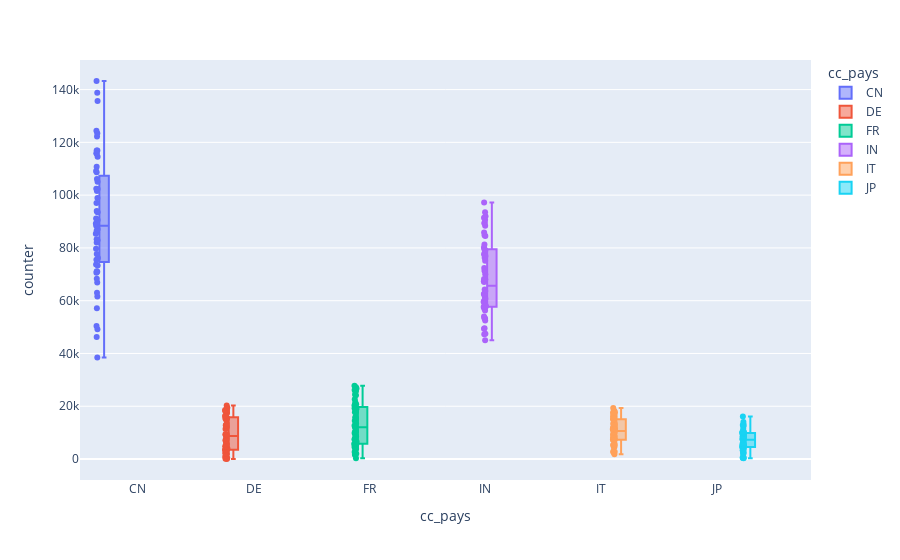

Notebook code for this chart:
### Code cell
fig = px.box(df_NO2_group[[elem in ls for elem in df_NO2_group.cc_pays]], x="cc_pays", y="counter", color="cc_pays",points="all")
fig.show()

### Figure 1 — Plotly figure (JSON) as saved in the notebook; plotly's stock layout.template omitted (floating-point values rounded to 4 significant figures)
{"data": [{"alignmentgroup": "True", "boxpoints": "all", "hovertemplate": "cc_pays=%{x}<br>counter=%{y}<extra></extra>", "legendgroup": "CN", "marker": {"color": "#636efa"}, "name": "CN", "notched": false, "offsetgroup": "CN", "orientation": "v", "showlegend": true, "type": "box", "x": ["CN", "CN", "CN", "CN", "CN", "CN", "CN", "CN", "CN", "CN", "CN", "CN", "CN", "CN", "CN", "CN", "CN", "CN", "CN", "CN", "CN", "CN", "CN", "CN", "CN", "CN", "CN", "CN", "CN", "CN", "CN", "CN", "CN", "CN", "CN", "CN", "CN", "CN", "CN", "CN", "CN", "CN", "CN", "CN", "CN", "CN", "CN", "CN", "CN", "CN", "CN", "CN", "CN", "CN", "CN", "CN"], "x0": " ", "xaxis": "x", "y": [135697, 116926, 98931, 97014, 66888, 73698, 90589, 83045, 82314, 77664, 105038, 114559, 75543, 94032, 57174, 68359, 115666, 109161, 86549, 106084, 122253, 124371, 91177, 110713, 102397, 123421, 116909, 79678, 38456, 101543, 93687, 73316, 49149, 83326, 85952, 82874, 71006, 61560, 85385, 82096, 76192, 50425, 89276, 88345, 87098, 88385, 108693, 71137, 93532, 143249, 115875, 138795, 102307, 70608, 62972, 46222], "y0": " ", "yaxis": "y"}, {"alignmentgroup": "True", "boxpoints": "all", "hovertemplate": "cc_pays=%{x}<br>counter=%{y}<extra></extra>", "legendgroup": "DE", "marker": {"color": "#EF553B"}, "name": "DE", "notched": false, "offsetgroup": "DE", "orientation": "v", "showlegend": true, "type": "box", "x": ["DE", "DE", "DE", "DE", "DE", "DE", "DE", "DE", "DE", "DE", "DE", "DE", "DE", "DE", "DE", "DE", "DE", "DE", "DE", "DE", "DE", "DE", "DE", "DE", "DE", "DE", "DE", "DE", "DE", "DE", "DE", "DE", "DE", "DE", "DE", "DE", "DE", "DE", "DE", "DE", "DE", "DE", "DE", "DE", "DE", "DE", "DE", "DE", "DE", "DE", "DE", "DE", "DE", "DE", "DE"], "x0": " ", "xaxis": "x", "y": [3523, 70, 3056, 853, 349, 3093, 4802, 3491, 6007, 1289, 1889, 6485, 10, 1899, 2299, 1963, 4838, 7127, 3491, 9063, 13338, 15313, 8703, 9430, 7093, 4608, 5506, 16008, 18484, 16341, 18126, 15584, 18546, 18569, 2214, 7609, 7767, 12799, 9361, 4029, 12360, 19468, 20262, 17445, 18159, 11415, 15904, 18197, 15385, 5411, 14914, 16469, 18374, 12170, 12689], "y0": " ", "yaxis": "y"}, {"alignmentgroup": "True", "boxpoints": "all", "hovertemplate": "cc_pays=%{x}<br>counter=%{y}<extra></extra>", "legendgroup": "FR", "marker": {"color": "#00cc96"}, "name": "FR", "notched": false, "offsetgroup": "FR", "orientation": "v", "showlegend": true, "type": "box", "x": ["FR", "FR", "FR", "FR", "FR", "FR", "FR", "FR", "FR", "FR", "FR", "FR", "FR", "FR", "FR", "FR", "FR", "FR", "FR", "FR", "FR", "FR", "FR", "FR", "FR", "FR", "FR", "FR", "FR", "FR", "FR", "FR", "FR", "FR", "FR", "FR", "FR", "FR", "FR", "FR", "FR", "FR", "FR", "FR", "FR", "FR", "FR", "FR", "FR", "FR", "FR", "FR", "FR", "FR", "FR", "FR"], "x0": " ", "xaxis": "x", "y": [19331, 10530, 4541, 7555, 1658, 7492, 3774, 4407, 4725, 2698, 1955, 292, 3856, 5682, 9449, 8623, 2991, 7357, 5851, 15877, 8488, 18169, 5708, 10620, 20627, 22607, 17732, 10426, 9868, 17815, 24442, 24130, 19419, 19936, 20752, 4769, 14545, 19240, 18827, 12667, 13540, 27723, 25711, 12141, 15131, 20311, 26136, 26693, 21559, 11994, 27196, 25769, 15574, 8632, 6532, 4497], "y0": " ", "yaxis": "y"}, {"alignmentgroup": "True", "boxpoints": "all", "hovertemplate": "cc_pays=%{x}<br>counter=%{y}<extra></extra>", "legendgroup": "IN", "marker": {"color": "#ab63fa"}, "name": "IN", "notched": false, "offsetgroup": "IN", "orientation": "v", "showlegend": true, "type": "box", "x": ["IN", "IN", "IN", "IN", "IN", "IN", "IN", "IN", "IN", "IN", "IN", "IN", "IN", "IN", "IN", "IN", "IN", "IN", "IN", "IN", "IN", "IN", "IN", "IN", "IN", "IN", "IN", "IN", "IN", "IN", "IN", "IN", "IN", "IN", "IN", "IN", "IN", "IN", "IN", "IN", "IN", "IN", "IN", "IN", "IN", "IN", "IN", "IN", "IN", "IN", "IN", "IN", "IN", "IN", "IN", "IN"], "x0": " ", "xaxis": "x", "y": [53413, 53243, 81283, 75100, 56984, 47435, 62121, 88389, 85847, 67119, 54047, 49573, 57655, 61006, 70042, 57569, 49393, 60322, 84518, 68230, 47248, 52473, 67354, 92029, 90681, 62537, 56263, 59248, 79753, 84821, 68006, 53216, 44964, 57812, 97242, 89376, 71180, 57996, 76236, 93529, 91432, 71348, 62666, 64221, 72418, 89586, 76960, 62573, 63635, 79036, 79174, 59839, 59565, 60694, 80169, 77582], "y0": " ", "yaxis": "y"}, {"alignmentgroup": "True", "boxpoints": "all", "hovertemplate": "cc_pays=%{x}<br>counter=%{y}<extra></extra>", "legendgroup": "IT", "marker": {"color": "#FFA15A"}, "name": "IT", "notched": false, "offsetgroup": "IT", "orientation": "v", "showlegend": true, "type": "box", "x": ["IT", "IT", "IT", "IT", "IT", "IT", "IT", "IT", "IT", "IT", "IT", "IT", "IT", "IT", "IT", "IT", "IT", "IT", "IT", "IT", "IT", "IT", "IT", "IT", "IT", "IT", "IT", "IT", "IT", "IT", "IT", "IT", "IT", "IT", "IT", "IT", "IT", "IT", "IT", "IT", "IT", "IT", "IT", "IT", "IT", "IT", "IT", "IT", "IT", "IT", "IT", "IT", "IT", "IT", "IT", "IT"], "x0": " ", "xaxis": "x", "y": [17109, 12658, 8233, 5453, 10221, 15600, 11223, 5096, 2797, 4833, 9220, 9558, 7346, 5348, 8822, 5359, 11707, 17755, 11262, 10075, 5229, 12492, 17247, 11107, 11686, 15591, 11668, 10187, 4614, 8239, 7362, 2598, 2808, 1853, 8523, 8329, 4586, 7263, 13372, 11845, 9273, 15106, 13446, 15019, 16504, 15063, 15557, 17639, 19375, 18223, 7907, 16207, 12929, 17073, 11858, 5660], "y0": " ", "yaxis": "y"}, {"alignmentgroup": "True", "boxpoints": "all", "hovertemplate": "cc_pays=%{x}<br>counter=%{y}<extra></extra>", "legendgroup": "JP", "marker": {"color": "#19d3f3"}, "name": "JP", "notched": false, "offsetgroup": "JP", "orientation": "v", "showlegend": true, "type": "box", "x": ["JP", "JP", "JP", "JP", "JP", "JP", "JP", "JP", "JP", "JP", "JP", "JP", "JP", "JP", "JP", "JP", "JP", "JP", "JP", "JP", "JP", "JP", "JP", "JP", "JP", "JP", "JP", "JP", "JP", "JP", "JP", "JP", "JP", "JP", "JP", "JP", "JP", "JP", "JP", "JP", "JP", "JP", "JP", "JP", "JP", "JP", "JP", "JP", "JP", "JP", "JP", "JP", "JP", "JP", "JP", "JP"], "x0": " ", "xaxis": "x", "y": [2771, 8102, 1944, 3285, 5804, 4935, 4113, 4453, 4577, 7708, 544, 5032, 9748, 5793, 5066, 8192, 264, 7516, 10314, 3370, 3480, 7383, 5124, 8762, 9944, 10135, 10354, 12953, 2533, 9620, 10150, 16121, 11437, 497, 2191, 5355, 5030, 6077, 417, 5331, 8624, 12457, 8265, 10409, 8464, 10395, 9813, 10021, 8721, 4097, 13993, 7176, 12922, 8638, 5029, 5970], "y0": " ", "yaxis": "y"}], "layout": {"boxmode": "group", "legend": {"title": {"text": "cc_pays"}, "tracegroupgap": 0}, "margin": {"t": 60}, "xaxis": {"anchor": "y", "categoryarray": ["CN", "DE", "FR", "IN", "IT", "JP"], "categoryorder": "array", "domain": [0, 1], "title": {"text": "cc_pays"}}, "yaxis": {"anchor": "x", "domain": [0, 1], "title": {"text": "counter"}}}}
